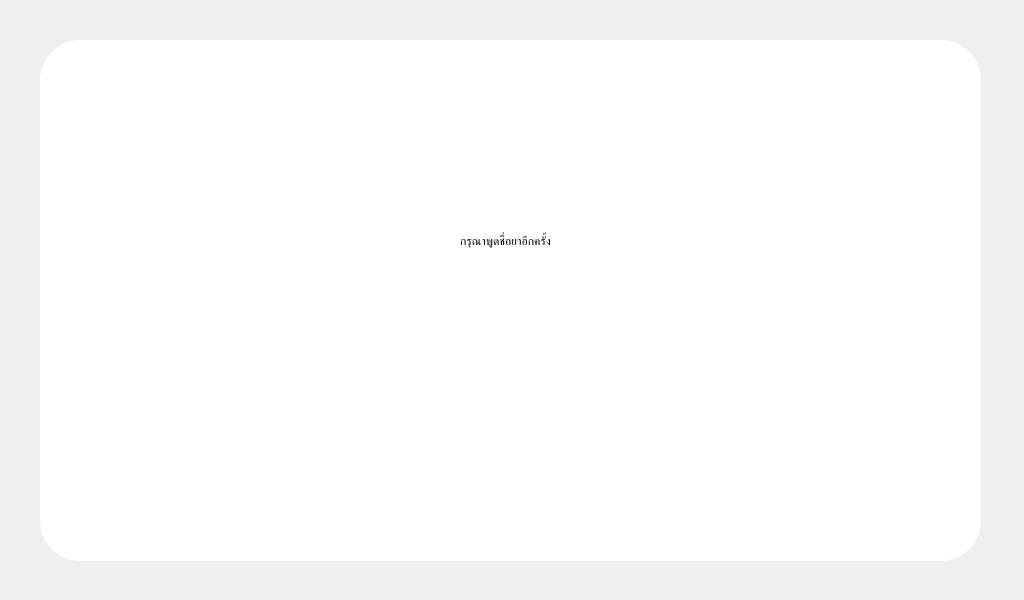
<?xml version="1.0" encoding="UTF-8"?>
<ui version="4.0">
 <class>bankground_input_voice_again</class>
 <widget class="QDialog" name="bankground_input_voice_again">
  <property name="geometry">
   <rect>
    <x>0</x>
    <y>0</y>
    <width>1024</width>
    <height>600</height>
   </rect>
  </property>
  <property name="windowTitle">
   <string>Dialog</string>
  </property>
  <property name="styleSheet">
   <string notr="true">QWidget#bankground_input_pill_name_again{
background-color: #97C7F9}</string>
  </property>
  <widget class="QFrame" name="frame_of_input_voice_again">
   <property name="geometry">
    <rect>
     <x>40</x>
     <y>40</y>
     <width>941</width>
     <height>521</height>
    </rect>
   </property>
   <property name="styleSheet">
    <string notr="true">background-color: rgb(255, 255, 255);
border-radius:40px</string>
   </property>
   <property name="frameShape">
    <enum>QFrame::StyledPanel</enum>
   </property>
   <property name="frameShadow">
    <enum>QFrame::Raised</enum>
   </property>
   <widget class="QLabel" name="question_of_input_voice_again">
    <property name="geometry">
     <rect>
      <x>140</x>
      <y>170</y>
      <width>651</width>
      <height>61</height>
     </rect>
    </property>
    <property name="styleSheet">
     <string notr="true">font: 34pt &quot;JasmineUPC&quot;;</string>
    </property>
    <property name="text">
     <string>กรุณาพูดชื่อยาอีกครั้ง</string>
    </property>
    <property name="alignment">
     <set>Qt::AlignCenter</set>
    </property>
   </widget>
   <widget class="QToolButton" name="button_input_voice_again">
    <property name="geometry">
     <rect>
      <x>400</x>
      <y>280</y>
      <width>141</width>
      <height>125</height>
     </rect>
    </property>
    <property name="styleSheet">
     <string notr="true">QToolButton#button_input_voice_again {
   background-image: url(:/newPrefix/mic_icon.png); 
   border-radius: 35;
   width:30px;
}
QToolButton#button_input_voice_again:hover {
	background-color:#24BD73;
	background-image: url(:/newPrefix/mic_icon.png);
   border-radius: 35;
   background-color:#B9D974;
	width: 170px;
	height: 100px;
}</string>
    </property>
    <property name="text">
     <string/>
    </property>
   </widget>
  </widget>
 </widget>
 <resources>
  <include location="../mic_icon_again.qrc"/>
 </resources>
 <connections/>
</ui>
